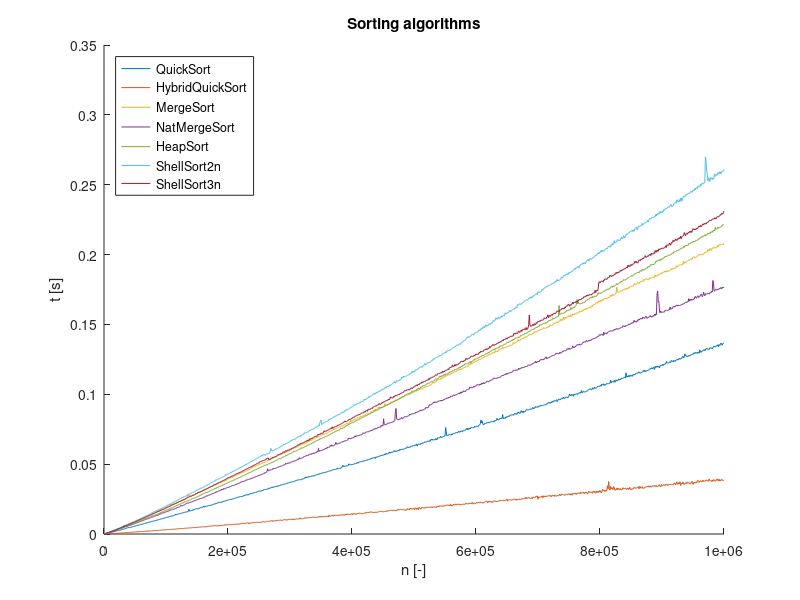

Source code (MATLAB):
clear;clc;close all;

fid=fopen('quicksort.txt');
data=textscan(fid,'%d %f');
fclose(fid);
x=data{1};
quicksort_y=data{2};

fid=fopen('hybridquicksort.txt');
data=textscan(fid,'%d %f');
fclose(fid);
hybridquicksort_y=data{2};

fid=fopen('mergesort.txt');
data=textscan(fid,'%d %f');
fclose(fid);
mergesort_y=data{2};

fid=fopen('natmergesort.txt');
data=textscan(fid,'%d %f');
fclose(fid);
natmergesort_y=data{2};

fid=fopen('heapsort.txt');
data=textscan(fid,'%d %f');
fclose(fid);
heapsort_y=data{2};

fid=fopen('shellsort2n.txt');
data=textscan(fid,'%d %f');
fclose(fid);
shellsort2n_y=data{2};

fid=fopen('shellsort3n.txt');
data=textscan(fid,'%d %f');
fclose(fid);
shellsort3n_y=data{2};

figure;
title('Sorting algorithms');
xlabel('n [-]');
ylabel('t [s]');
hold on;
plot(x,quicksort_y);
plot(x,hybridquicksort_y);
plot(x,mergesort_y);
plot(x,natmergesort_y);
plot(x,heapsort_y);
plot(x,shellsort2n_y);
plot(x,shellsort3n_y);

legend('QuickSort','HybridQuickSort' ,...
    'MergeSort','NatMergeSort','HeapSort', ...
    'ShellSort2n','ShellSort3n', ...
    'Location','northwest');
hold off;